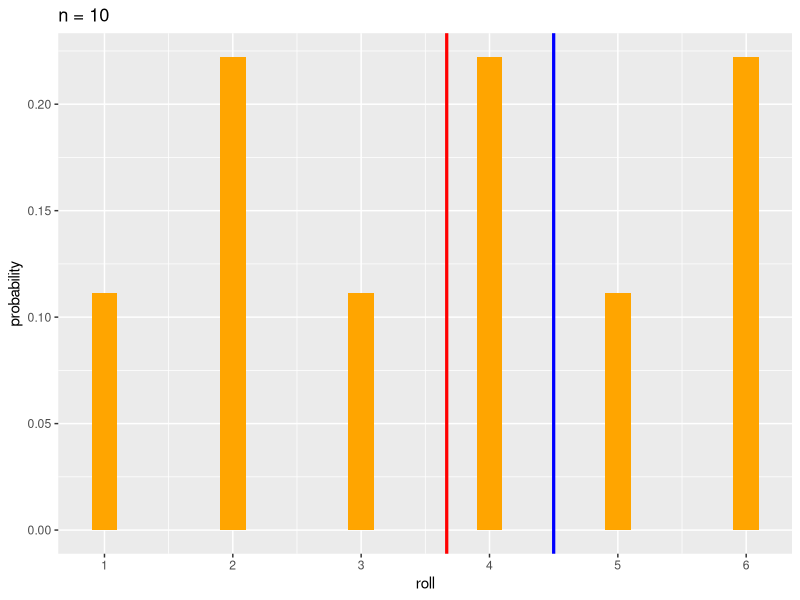
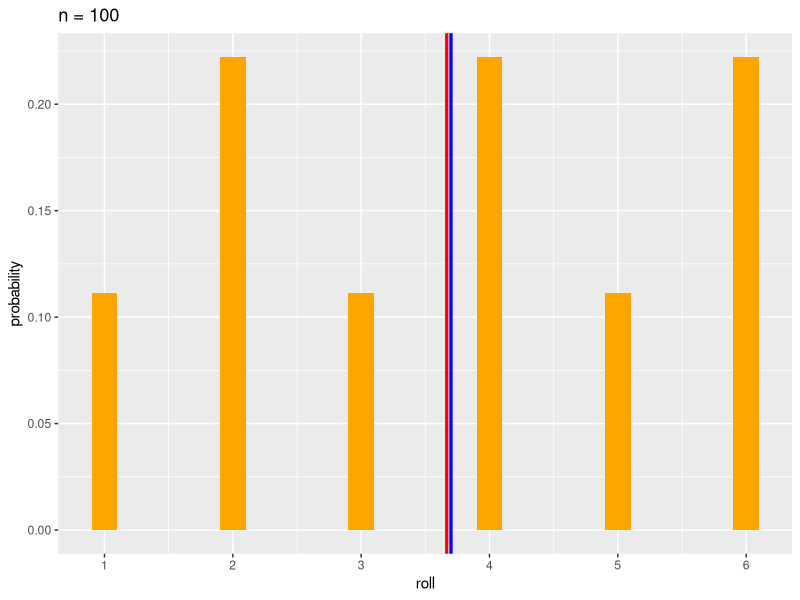
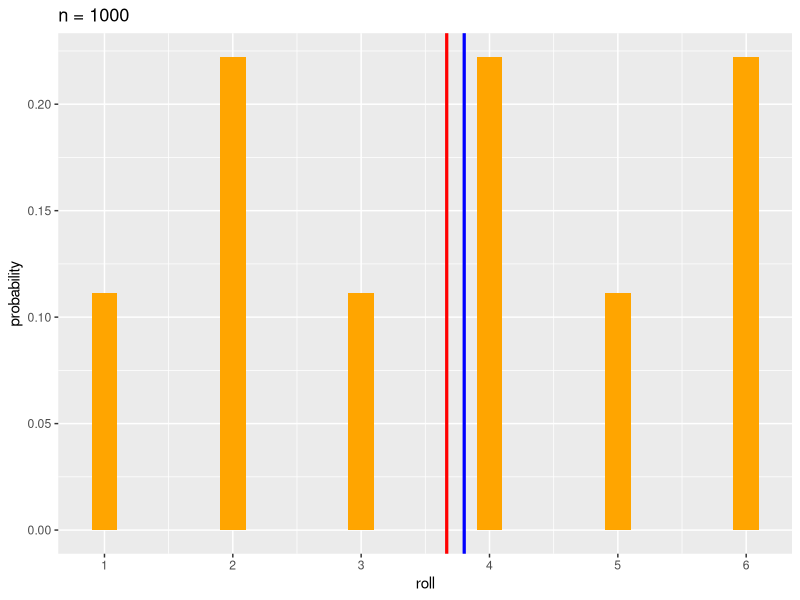
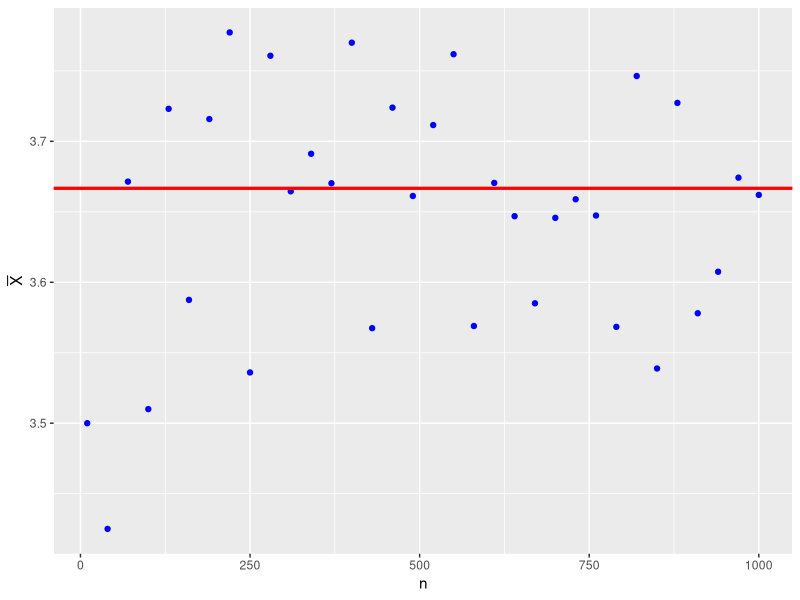
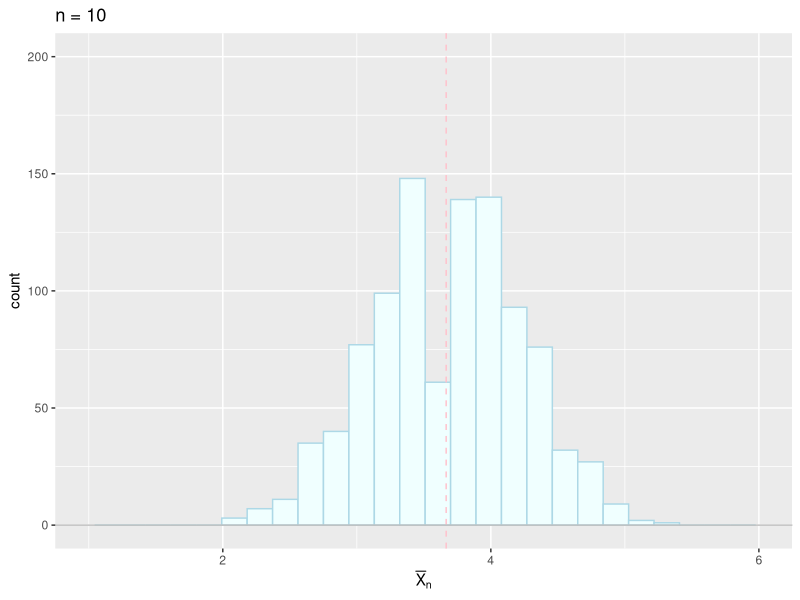
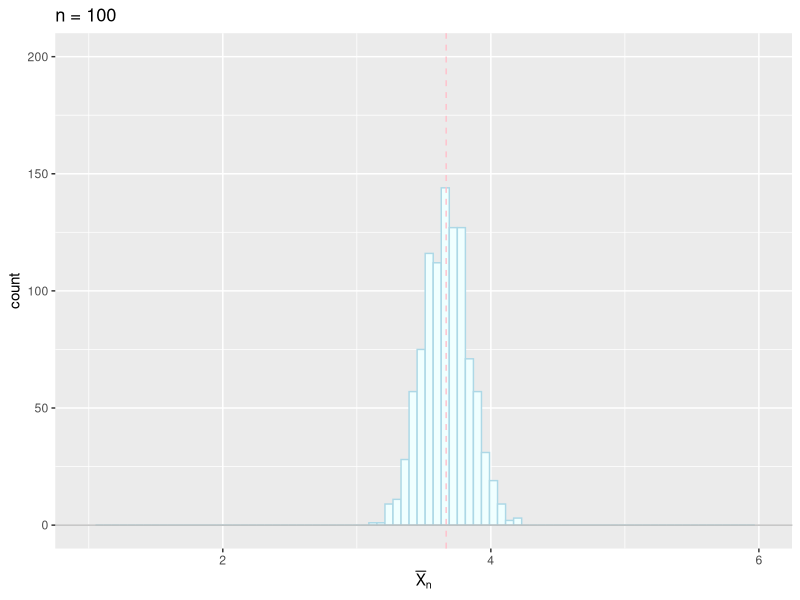
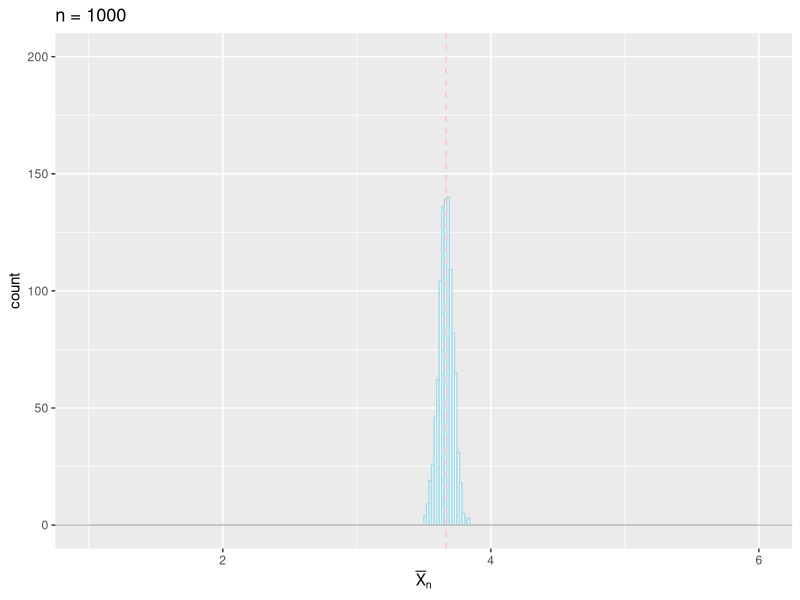
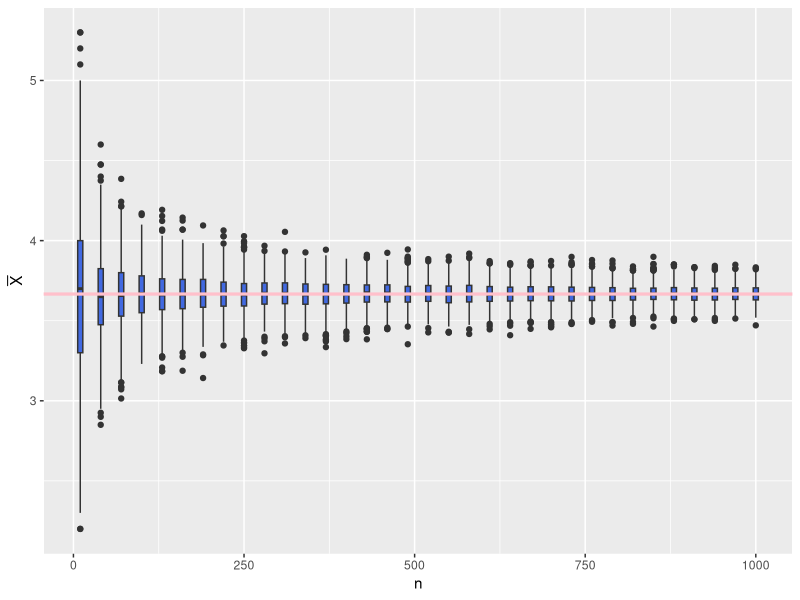

These figures' R source, in order:
## ---- chunk 1
library(conflicted)  # 関数名の衝突を警告
conflicts_prefer(    # 優先的に使う関数を指定
    dplyr::filter(),
    dplyr::select(),
    dplyr::lag(),
    )
library(tidyverse)
## ---- chunk 2
omega <- 1:6               # サイコロの目 (標本空間．以下では固定)
my_mean <- function(n, p){ # 歪んだサイコロの標本平均を計算する関数
    mean(sample(omega, size = n, prob = p, replace = TRUE))}
## ---- chunk 3
(p <- rep(1:2, 3))              # 出現確率の比(奇数1:偶数2)を設定
(mu <- weighted.mean(omega, p)) # 理論上の平均
roll <- 1:6                     # サイコロの目 
probability <- p/sum(p)         # 確率値に変換
## ---- chunk 4
for(n in c(10,100,1000)){ # サンプル数を変えて実験
    xbar <- my_mean(n, p) # 1回実験を行う
    foo <- tibble(roll, probability) |>
        ggplot(aes(x = roll, y = probability)) +
        geom_bar(stat = "identity", fill = "orange", width = 0.2) +
        geom_vline(xintercept = xbar, # 標本平均 (1回の実験による推定値)
                   colour = "blue", linewidth = 1.1) +
        geom_vline(xintercept = mu,   # 真の平均
                   colour = "red", linewidth = 1.1) +
        scale_x_continuous(breaks = roll) +
        labs(title = paste("n =", n))
    print(foo) # ggplot オブジェクトはブロックの中では明示的にprintする必要がある
}
## ---- chunk 5
nseq <- seq(10, 1000, by = 30)             # 10から1000まで30おきに調べる
xbars <- sapply(nseq,                      # 各値について以下の関数を計算
                function(x) my_mean(x, p)) # '?sapply'を参照
tibble(n = nseq, xbar = xbars) |>
    ggplot(aes(x = n, y = xbar)) +
    geom_point(colour = "blue") + # n毎の標本平均
    geom_hline(yintercept = mu,   # 真の平均
               colour = "red", linewidth = 1.1) +
    labs(y = expression(bar(X))) # help(expression), help(plotmath) 参照
## ---- chunk 6
mc <- 1000 # Monte-Carlo実験の回数
for(n in c(10,100,1000)){ # サンプル数を変えて実験
    xbars <- replicate(mc, my_mean(n, p)) # mc回繰り返し
    foo <- tibble(x = xbars) |>
        ggplot(aes(x = x)) +
        geom_histogram(binwidth = 0.6/sqrt(n), # ビンの幅
                       fill ="azure",          # 塗り潰しの色
                       colour = "lightblue") + # 線の色
        geom_vline(xintercept = mu,
                   colour = "pink",       # 線の色
                   linetype = "dashed") + # 線の種類
        geom_hline(yintercept = 0,
                   colour = "grey",
                   linetype = "solid") +
        xlim(1,6) + ylim(0,200) + # 複数の図を同じ領域で描画(適宜調整が必要)
        labs(x = expression(bar(X)[n]), 
             title = paste("n =", n))
    print(foo)
}
## ---- chunk 7
my_data <- tibble(n = NULL, xbar = NULL) # 空のデータフレームを作成
for(n in nseq){ # サンプル数を変えて実験して追加する
    xbars <- replicate(mc, my_mean(n, p))
    my_data <- bind_rows(my_data,
                         tibble(n = rep(n,mc), xbar = xbars))
}
my_data |>
    ggplot(aes(x = n, y = xbar)) +
    geom_boxplot(aes(group = n),       # 標本平均の分
                 fill = "royalblue") + 
    geom_hline(yintercept = mu,   # 真の平均
               colour = "pink",
               linewidth = 1.1) +
    labs(x = "n",
         y = expression(bar(X))) 
## ---- chunk 8
#' 
p <- rep(1:2, 3) # 出現確率の比(奇数1:偶数2)
mu <- weighted.mean(omega, p) # 理論上の平均
mc <- 1000 # Monte-Carlo実験の回数
n <- 10 # 標本数
xbars <- replicate(mc, my_mean(n, p)) 
tibble(x = xbars) |>
    ggplot(aes(x = x)) +
    geom_histogram(binwidth = 0.6/sqrt(n), 
                   fill ="azure",          
                   colour = "lightblue") + 
    geom_vline(xintercept = mu,
               colour = "pink",       
               linetype = "dashed") + 
    geom_hline(yintercept = 0,
               colour = "grey",
               linewidth = 1.1,
               linetype = "solid") +
    xlim(1,6) + ylim(0,200) + 
    labs(x = expression(bar(X)[n]), 
         title = paste("n =", n))
## ---- chunk 9
#' 乱数のシードによる違いを比較する．
n <- 100 # 標本数
for(i in c(12,34,56,78,90)){ # シード値を指定
    set.seed(i)
    xbars <- replicate(mc, my_mean(n, p))
    foo <- tibble(x = xbars) |>
        ggplot(aes(x = x)) +
        geom_histogram(binwidth = 0.6/sqrt(n), 
                       fill ="azure",          
                       colour = "lightblue") + 
        geom_vline(xintercept = mu,
                   colour = "pink",       
                   linetype = "dashed") + 
        geom_hline(yintercept = 0,
                   colour = "grey",
                   linetype = "solid") +
        xlim(1,6) + ylim(0,200) + 
        labs(x = expression(bar(X)[n]), 
             title = paste("n =", n, "seed =", i))
    print(foo)
}
## ---- chunk 10
#' 出現確率の違いを比較する．
n <- 100 # 標本数
for(i in 1:5){ # pをランダムに設定して実験
    p <- runif(length(omega)) # 一様乱数で出現確率を設定
    mu <- weighted.mean(omega, p) # 理論上の平均
    xbars <- replicate(mc, my_mean(n, p))
    foo <- tibble(x = xbars) |>
        ggplot(aes(x = x)) +
        geom_histogram(binwidth = 0.6/sqrt(n), 
                       fill ="azure",          
                       colour = "lightblue") + 
        geom_vline(xintercept = mu,
                   colour = "pink",       
                   linetype = "dashed") + 
        geom_hline(yintercept = 0,
                   colour = "grey",
                   linetype = "solid") +
        xlim(1,6) + ylim(0,200) + 
        labs(x = expression(bar(X)[n]), 
             title = paste("n =", n, "p =", paste(round(p, 2), collapse = "/")))
    print(foo)
}    
## ---- chunk 11
omega <- 1:6 # 以下サイコロの場合で実験
my_mean <- function(n, p){ # 標本平均を計算する関数
    mean(sample(omega, size = n, prob = p, replace=TRUE))}
mc <- 10000 # Monte-Carlo実験の繰り返し回数(大数の法則より多めに実験する)
## ---- chunk 12
p <- rep(1:2, 3) # 出現確率の比(奇数1:偶数2) (9で割らなくても大丈夫)
(mu <- weighted.mean(omega, p)) # 理論上の平均
(sigma <- sqrt( # 理論上の標準偏差(分散の平方根)
     weighted.mean(omega^2,p)-mu^2)) 
for(n in c(2,10,100,1000)){ # サンプル数を変えて実験
    xbars <- replicate(mc, my_mean(n, p))
    foo <- tibble(x = sqrt(n)*(xbars - mu)/sigma) |>
        ggplot(aes(x = x)) +
        geom_histogram(aes(y = after_stat(density)), # 密度で表示
                       bins = 30,                    # ビンの数を指定
                       fill ="orange",          
                       colour = "orchid") + 
        geom_function(fun = dnorm, # 理論曲線(標準正規分布)と比較
                      colour = "lightblue") +
        xlim(-4,4) + ylim(0,0.7) + # 比較のため表示領域を限定する
        labs(x = expression(sqrt(n)*(bar(X)[n]-mu)/sigma),
             title = paste("n =", n))
    print(foo)
}
## ---- chunk 13
n <- 100 # 標本数 (いろいろ変えて実験せよ．nが小さいとpの影響が大きい)
for(i in 1:5){ # pをランダムに設定して実験
    p <- runif(length(omega)) # 一様乱数で出現確率を設定
    mu <- weighted.mean(omega, p) # 理論上の平均
    sigma <- sqrt( # 理論上の標準偏差(分散の平方根)
        weighted.mean(omega^2,p)-mu^2)
    xbars <- replicate(mc, my_mean(n,p)) 
    foo <- tibble(x = sqrt(n)*(xbars - mu)/sigma) |>
        ggplot(aes(x = x)) +
        geom_histogram(aes(y = after_stat(density)), 
                       bins = 30,                    
                       fill ="orange",          
                       colour = "orchid") + 
        geom_function(fun = dnorm, 
                      colour = "lightblue") +
        xlim(-4,4) + ylim(0,0.7) + 
        labs(x = expression(sqrt(n)*(bar(X)[n]-mu)/sigma),
             title = paste("n =", n, "p =", paste(round(p, 2), collapse = "/")))
    print(foo)
}
## ---- chunk 14
set.seed(343434) # 乱数のシード値の指定
## ---- chunk 15
if(Sys.info()["sysname"] == "Darwin") { # macOS か調べて日本語フォントを指定
    theme_update(text = element_text(family = "HiraginoSans-W4"))
    update_geom_defaults("text", list(family = theme_get()$text$family))
    update_geom_defaults("label", list(family = theme_get()$text$family))
}
## ---- chunk 16
n <- 5000    # 1日の総生産量
p <- 0.002   # 不良品の発生確率
N <- 5*50*2  # 観測日数(週5日x50週間x2年操業に対応)
x <- rbinom(N,n,p) # 不良品数
#' x <- replicate(N, rbinom(1,n,p)) # 同上 (書き方はいろいろある)
(my_data <- table(x)) # 不良品数の度数分布表を作成
## ---- chunk 17
tibble(不良品数 = as.numeric(names(my_data)),
       観測値 = as.numeric(my_data/N),
       理論値 = dpois(不良品数, n*p)) |>
    pivot_longer(!不良品数, values_to = "発生割合") |>
    ggplot(aes(x = 不良品数, y = 発生割合, fill = name)) +
    geom_bar(stat = "identity",
             width = 0.8, # 並びがわかりやすいように幅を調整
             position = "dodge") +
    labs(fill = NULL) # 凡例のfillの名称(name)を消去
## ---- chunk 18
p <- 0.002
for(n in c(500,1000,5000,10000)){
    x <- rbinom(N,n,p)
    my_data <- table(x)
    foo <- tibble(不良品数 = as.numeric(names(my_data)),
                  観測値 = as.numeric(my_data/N),
                  理論値 = dpois(不良品数, n*p)) |>
        pivot_longer(!不良品数, values_to = "発生割合") |>
        ggplot(aes(x = 不良品数, y = 発生割合, fill = name)) +
        geom_bar(stat = "identity",
                 width = 0.8,
                 position = "dodge") +
        labs(fill = NULL,
             title = paste("n =", n, "p =", p))
    print(foo)
}
## ---- chunk 19
n <- 5000
for(p in c(0.001,0.002,0.005,0.01)){
    x <- rbinom(N,n,p)
    my_data <- table(x)
    foo <- tibble(不良品数 = as.numeric(names(my_data)),
                  観測値 = as.numeric(my_data/N),
                  理論値 = dpois(不良品数, n*p)) |>
        pivot_longer(!不良品数, values_to = "発生割合") |>
        ggplot(aes(x = 不良品数, y = 発生割合, fill = name)) +
        geom_bar(stat = "identity",
                 width = 0.8,
                 position = "dodge") +
        labs(fill = NULL,
             title = paste("n =", n, "p =", p))
    print(foo)
}
